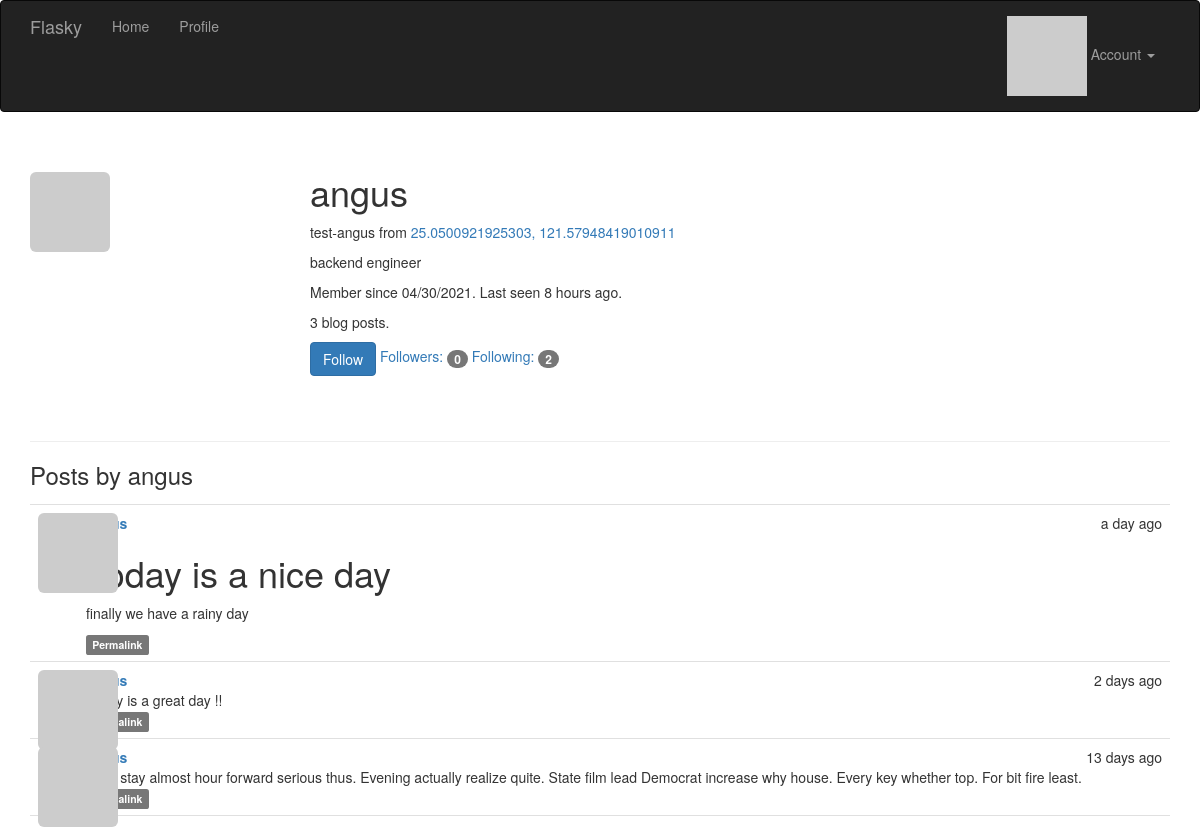
Page /user/angus (signed in) on the committed database.
### app/models.py (models this page shows, shortened)
class User(UserMixin, db.Model):
    __tablename__ = 'users'
    id = db.Column(db.Integer, primary_key=True)
    username = db.Column(db.String(64), unique=True, index=True)
    email = db.Column(db.String(64), unique=True, index=True)  # 讓使用者可以用email 登入
    role_id = db.Column(db.Integer, db.ForeignKey('roles.id'))
    password_hash = db.Column(db.String(128))
    confirmed = db.Column(db.Boolean, default=False)  # 帳號確認狀態
    name = db.Column(db.String(64))  # 本名
    location = db.Column(db.String(64))
    about_me = db.Column(db.Text())
    member_since = db.Column(db.DateTime(), default=datetime.utcnow)  # 建立時間
    last_seen = db.Column(db.DateTime(), default=datetime.utcnow)  # 上次訪問時間
    avatar_hash = db.Column(db.String(32))  # 儲存頭像URL用
    posts = db.relationship('Post', backref='author', lazy='dynamic')
    followed = db.relationship('Follow', foreign_keys=[Follow.follower_id],
                                         backref=db.backref('follower', lazy='joined'),
                                         lazy='dynamic',
                                         cascade='all, delete-orphan')
    followers = db.relationship('Follow', foreign_keys=[Follow.followed_id],
                                          backref=db.backref('followed', lazy='joined'),
                                          lazy='dynamic',
                                          cascade='all, delete-orphan')
    @property  # property 是只能讀取的屬性特性
    def password(self):
        raise AttributeError('password is not a readable attribute')
    def can(self, perm):
        return self.role is not None and self.role.has_permission(perm)
    def is_administrator(self):
        return self.can(Permission.ADMIN)
    def ping(self):
        self.last_seen = datetime.utcnow()
        db.session.add(self)
    def gravatar_hash(self):  # 產生email MD5 hash值
        return hashlib.md5(self.email.lower().encode('utf-8')).hexdigest()
    def gravatar(self, size=100, default='identicon', rating='g'):  # 產生gravatar的URL
        url = 'https://secure.gravatar.com/avatar'
        hash = self.avatar_hash or self.gravatar_hash()
        return f'{url}/{hash}?s={size}&d={default}&r={rating}'
    def is_following(self, user):
        if user.id is None:  # 檢查user.id 是否存在
            return False
        return self.followed.filter_by(
            followed_id=user.id).first() is not None

class Post(db.Model):
    __tablename__ = 'posts'
    id = db.Column(db.Integer, primary_key=True)
    body = db.Column(db.Text) # 儲存markdown 格式文章
    body_html = db.Column(db.Text)  # 儲存html 格式文章
    timestamp = db.Column(db.DateTime, index=True, default=datetime.utcnow)
    author_id = db.Column(db.Integer, db.ForeignKey('users.id'))

### app/main/views.py (the view)
@main.route('/user/<username>')
def user(username):
    user = User.query.filter_by(username=username).first_or_404()  # 若找不到user就跳404
    posts = user.posts.order_by(Post.timestamp.desc()).all()
    return render_template('user.html', user=user, posts=posts)  # 將user傳入模板 顯示訊息

### app/auth/views.py (called while the page is built)
@auth.before_app_request  # 註冊成全域的裝飾器
def before_request():
    if current_user.is_authenticated:  # 如果使用者有登入下的判斷
        current_user.ping()  # 每次都執行 更新上次登入時間
        if not current_user.confirmed and request.endpoint \
            and request.blueprint != 'auth' and request.endpoint != 'static':
            return redirect(url_for('auth.unconfirmed'))

### app/main/__init__.py (called while the page is built)
@main.app_context_processor
def inject_permissions():
    return dict(Permission=Permission)

### app/models.py (called while the page is built)
@login_manager.user_loader  # 向flask-login 註冊此函式
def load_user(user_id):
    return User.query.get(int(user_id))

    def has_permission(self, perm):
        return self.permissions & perm == perm

### app/templates/user.html (shortened to what this page needs)
{% extends "base.html" %}
{% import "_macros.html" as macros %}
{% block page_content %}
<div class="page-header">
    <img class="img-rounded profile-thumbnail" src="{{ user.gravatar(size=256) }}">
    <div class="profile-header">
        <h1>{{ user.username }}</h1>
        {% if user.name or user.location %}
        <p>
            {% if user.name %}
                {{ user.name }}
            {% endif %}
            {% if user.location %}
                from <a href="http://maps.google.com/?q={{ user.location }}">{{ user.location }}</a>
            {% endif %}
        </p>
        {% endif %}
        {% if user.about_me %}<p>{{ user.about_me }}</p>{% endif %}
        <p>Member since {{ moment(user.member_since).format('L') }}. Last seen {{ moment(user.last_seen).fromNow() }}.</p>
        <p>{{ user.posts.count() }} blog posts.</p>
        <p>
            {% if current_user.can(Permission.FOLLOW) and user != current_user %}
                {% if not current_user.is_following(user) %}
                <a href="{{ url_for('.follow', username=user.username) }}" class="btn btn-primary">Follow</a>
                {% else %}
                <a href="{{ url_for('.unfollow', username=user.username) }}" class="btn btn-default">Unfollow</a>
                {% endif %}
            {% endif %}
            <a href="{{ url_for('.followers', username=user.username) }}">Followers: <span class="badge">{{ user.followers.count() - 1 }}</span></a>
            <a href="{{ url_for('.followed_by', username=user.username) }}">Following: <span class="badge">{{ user.followed.count() - 1 }}</span></a>
        </p>
    </div>
</div>
<h3>Posts by {{ user.username }}</h3>
{% include '_posts.html' %}
{% endblock %}

### app/templates/_posts.html (shortened to what this page needs)
<ul class="posts">
    {% for post in posts %}
    <li class="post">
        <div class="post-thumbnail">
            <a href="{{ url_for('.user', username=post.author.username) }}">
                <img class="img-rounded profile-thumbnail" src="{{ post.author.gravatar(size=40) }}">
            </a>
        </div>
        <div class="post-content">
            <div class="post-date">{{ moment(post.timestamp).fromNow() }}</div>
            <div class="post-author"><a href="{{ url_for('.user', username=post.author.username) }}">{{ post.author.username }}</a></div>
                    <div class="post-body">
                {% if post.body_html %}
                    {{ post.body_html | safe }}
                {% else %}
                    {{ post.body }}
                {% endif %}
        </div>
            <div class="post-footer">
                <a href="{{ url_for('.post', id=post.id) }}">
                    <span class="label label-default">Permalink</span>
                </a>
            </div>
    </li>
    {% endfor %}
</ul>

### app/static/styles.css (style rules this page uses)
.profile-thumbnail { position: absolute; }
.profile-header { min-height: 260px; margin-left: 280px; }
ul.posts { list-style-type: none; padding: 0px; margin: 16px 0px 0px 0px; border-top: 1px solid #e0e0e0; }
ul.posts li.post { padding: 8px; border-bottom: 1px solid #e0e0e0; }
div.post-date { float: right; }
div.post-author { font-weight: bold; }
div.post-thumbnail { position: absolute; }
div.post-content { margin-left: 48px; min-height: 48px; }

### rows in the picture
User: username "angus", name "test-angus", location "25.0500921925303, 121.57948419010911", about_me "backend engineer", member_since "04/30/2021", last_seen "8 hours ago"
Post: timestamp "a day ago", body_html "Today is a nice day finally we have a rainy day"
Post: timestamp "2 days ago", body "Today is a great day !!"
Post: timestamp "13 days ago", body "Hear stay almost hour forward serious thus. Evening actually realize quite. State film lead Democrat increase why house. Every key whether top. For bit fire least."

### other values in the picture
{{ user.posts.count() }} "3"
{{ user.followers.count() - 1 }} "0"
{{ user.followed.count() - 1 }} "2"
